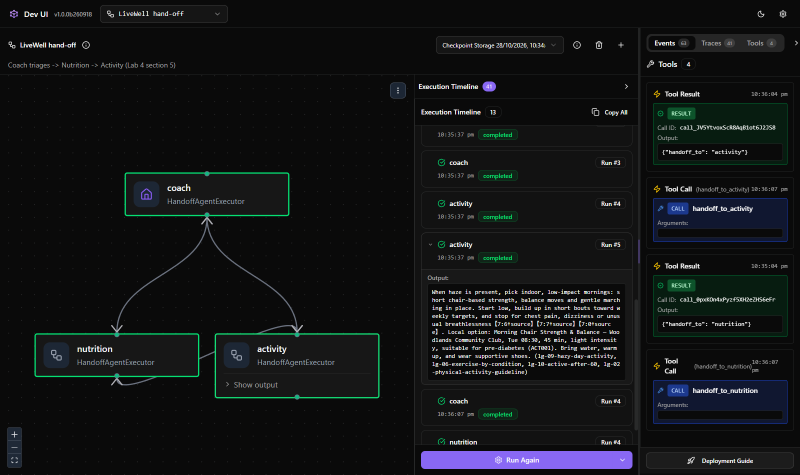
#> input picture content/labs/screenshots/lab-04/11-devui-handoff.png, 1600 x 950 px, given in place of 10-devui-sequential.png, which was not available (shown at 1/2 size)
$ python annotate-lab4-screenshots.py
#> lines starting #> are read from the running program, lines starting #| are printed output that depends on the picture; pictures that were not available may be replaced by others from this repository, and a replacement may not be noted
"""Add reading-guide callouts to existing Lab 4 captures; no browser or model calls.

    python demos/annotate-lab4-screenshots.py

Uses Pillow, already required by the slide-building dependencies. Original screenshots are left unchanged.
"""
from pathlib import Path

from PIL import Image, ImageDraw, ImageFont

SHOTS = Path(__file__).resolve().parents[1] / "content" / "labs" / "screenshots" / "lab-04"
GUIDES = {
    "10-devui-sequential": [
        ((0.025, 0.21), "Graph: locate Nutrition, Activity and Coach; edges alone do not prove a run."),
        ((0.75, 0.18), "Timeline: read each agent's Output; Coach produces the merged evidence JSON."),
    ],
    "11-devui-handoff": [
        ((0.025, 0.21), "Graph: displayed connections are not the actual execution history."),
        ((0.75, 0.18), "Timeline: expand Output; repeated Run entries can be message broadcasts."),
        ((0.97, 0.14), "Tools: two hand-off calls + two results = four entries; not four hand-offs."),
    ],
}


def annotate(stem: str, callouts: list[tuple[tuple[float, float], str]]) -> Path:
#> called with stem = '10-devui-sequential'
    with Image.open(SHOTS / f"{stem}.png") as source:
#> source is the input picture: PIL image 1600x950 RGB; mean R, G, B 18.6, 20.6, 21.8
        image = source.convert("RGB")
    width, height = image.size
#> width = 1600; height = 950
    scale = width / 1600
#> scale = 1
    row = round(38 * scale)
#> row = 38
    margin = round(20 * scale)
#> margin = 20
    radius = round(17 * scale)
#> radius = 17
    result = Image.new("RGB", (width, height + margin * 2 + row * len(callouts)), "#102c46")
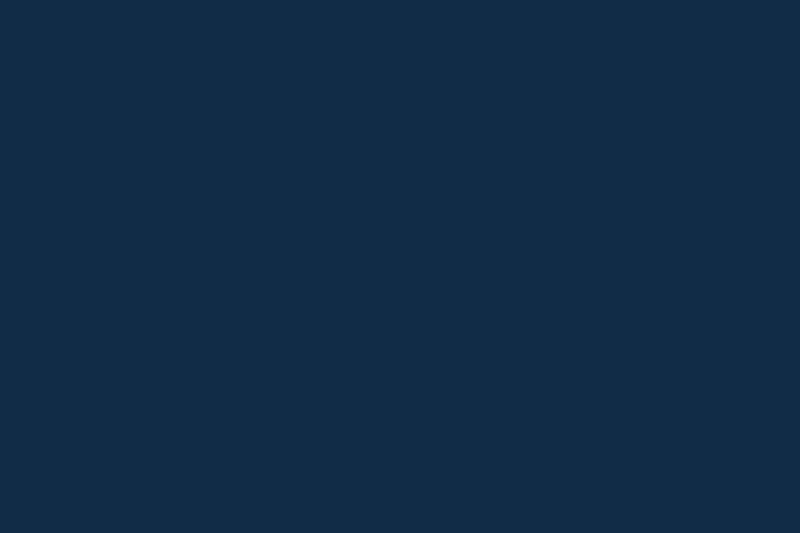
#> result: PIL image 1600x1066 RGB (shown at 1/2 size); mean R, G, B 16, 44, 70
    result.paste(image, (0, 0))
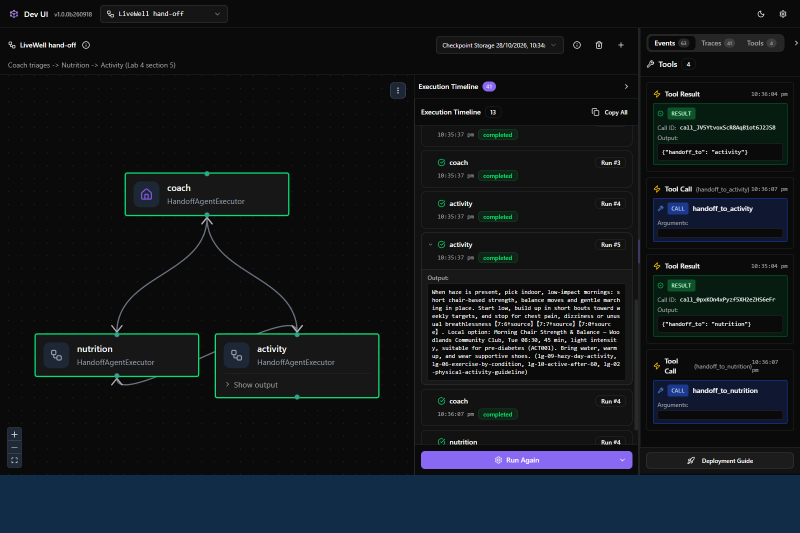
#> result: PIL image 1600x1066 RGB (shown at 1/2 size); mean R, G, B 18.3, 23.2, 27.1
    draw = ImageDraw.Draw(result)
    font = ImageFont.load_default(size=round(22 * scale))
    for index, ((x, y), caption) in enumerate(callouts, 1):
        cx, cy = round(x * width), round(y * height)
        draw.ellipse((cx - radius, cy - radius, cx + radius, cy + radius),
                     fill="#102c46", outline="#ffffff", width=round(2 * scale))
        draw.text((cx, cy), str(index), fill="#ffffff", font=font, anchor="mm")
        draw.text((margin, height + margin + (index - 1) * row), f"{index}. {caption}",
                  fill="#ffffff", font=font)
    target = SHOTS / f"{stem}-annotated.png"
    result.save(target)
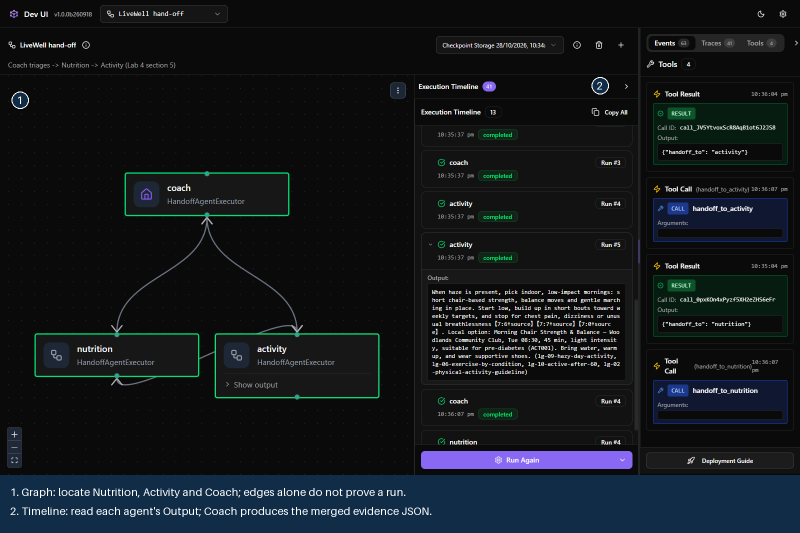
#> saved as 10-devui-sequential-annotated.png: PIL image 1600x1066 RGB (shown at 1/2 size); mean R, G, B 19.4, 24.1, 28
    return target


if __name__ == "__main__":
    for stem, callouts in GUIDES.items():
        print(annotate(stem, callouts).name)
